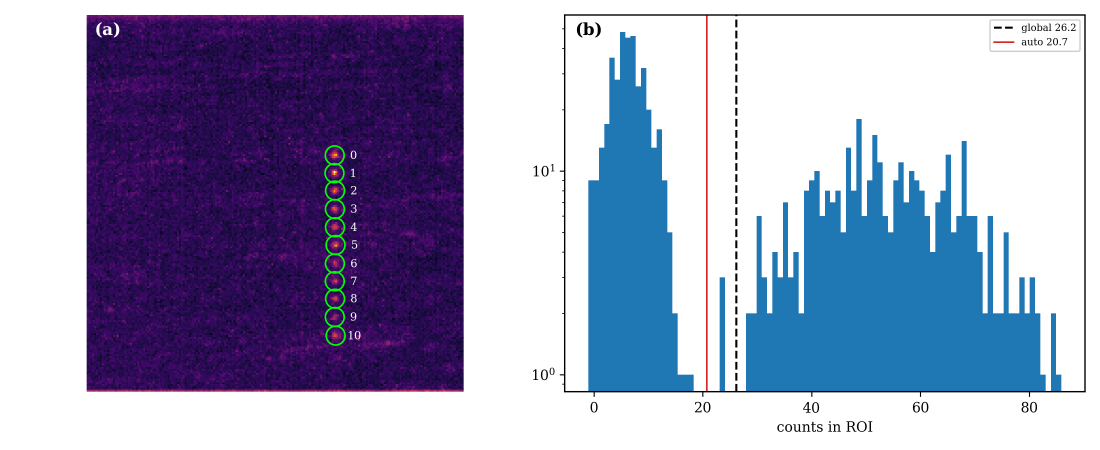
#> input picture scripts/Figures/Sorting/calibration/calibration_overview.png, 3300 x 1350 px (shown at 1/3 size)
$ python -i plot_8x8_array.py   (imports and definitions only)
#> lines starting #> are read from the running program, lines starting #| are printed output that depends on the picture
"""
8x8 tweezer array: average the loading frames of a run, localize the 64 sites and
show one random single shot -- once bare and once with the occupancy labelling
(filled / empty), in the plotting style of the AWGController illustrations.

Site spacing is 1.2 um, which sets the scale bar in the lower left corner.

@author: Bjarne Schümann
"""

from __future__ import annotations

import os
import sys

import matplotlib as mpl
import matplotlib.pyplot as plt
import numpy as np
from matplotlib.patches import Rectangle
from matplotlib.patheffects import withStroke
from scipy import ndimage

sys.path.insert(0, os.path.dirname(os.path.abspath(__file__)))

import CommonThings as C

mpl.rcParams["mathtext.fontset"] = "cm"
mpl.rcParams["font.family"] = "serif"
mpl.rcParams["axes.linewidth"] = 1.0

IMAGES_8X8 = C.DATA_DIR / "tweezerImages8x8"
RUN = "tweezerLoad8x8-2"
SPACING_UM = 4.6
BAR_UM = 5.0
GRID = 8
R_PIX = 3.5
CROP_MARGIN_PX = 9
BAR_PAD_PX = 14  # extra strip at the bottom that carries the scale bar

GREEN = "#2f9e58"
GRAY = "#9a9a9a"
TEXT = "#232323"

STROKE = [withStroke(linewidth=2.3, foreground="white")]
CALLOUT_BBOX = dict(boxstyle="round,pad=0.2", fc="white", ec="none", alpha=0.82)
MARKER_S = 150


def _cluster(v, w, n):
    """1D positions with weights -> the n strongest cluster centres (the grid lines)."""
    order = np.argsort(v)
    v, w = np.asarray(v, float)[order], np.asarray(w, float)[order]
    cuts = np.flatnonzero(np.diff(v) > 2.0) + 1
    groups = [(g, gw) for g, gw in zip(np.split(v, cuts), np.split(w, cuts))]
    groups = sorted(groups, key=lambda t: t[1].sum(), reverse=True)[:n]
    return np.sort([np.average(g, weights=gw) for g, gw in groups])


def locate_grid(mean_img, grid=GRID):
    """Mean loading image -> (grid**2, 2) site centres as (x, y), row-major."""
    sm = ndimage.gaussian_filter(mean_img, 1.0)
    peaks = (sm == ndimage.maximum_filter(sm, 5)) & (sm > np.percentile(sm, 97))
    peaks[:6] = peaks[-6:] = False
    peaks[:, :6] = peaks[:, -6:] = False
    ys, xs = np.nonzero(peaks)
    w = sm[ys, xs]
    xc, yc = _cluster(xs, w, grid), _cluster(ys, w, grid)

    locs = []
    for y in yc:
        for x in xc:
            r0, r1 = int(round(y)) - 4, int(round(y)) + 5
            c0, c1 = int(round(x)) - 4, int(round(x)) + 5
            box = sm[r0:r1, c0:c1] - sm[r0:r1, c0:c1].min()
            dy, dx = ndimage.center_of_mass(box)
            locs.append((c0 + dx, r0 + dy))
    return np.asarray(locs, float), float(np.median(np.diff(xc)))


# [164 lines left out: functions load_run, _crop, _scale_bar, plot_shot, save, main, not called in this run]


# [2 lines not run here, left out]

>>> import cv2
>>> picture = cv2.imread('../Figures/Sorting/calibration/calibration_overview.png', cv2.IMREAD_GRAYSCALE)
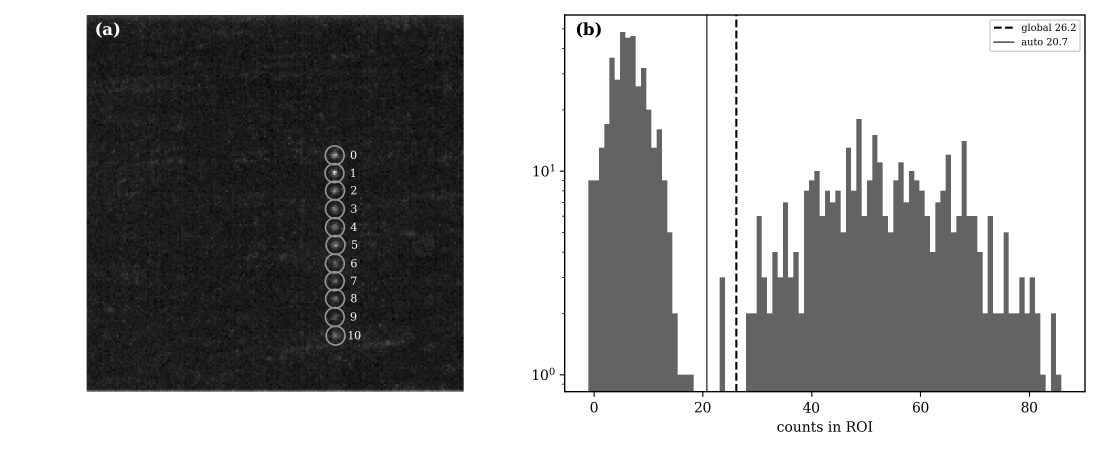
#> picture: shape (1350, 3300) (shown at 1/3 size); min 0, max 255, mean 165.2
>>> result = locate_grid(picture)
#> in locate_grid, `peaks = (sm == ndimage.maximum_filter(sm, 5)) & (sm > np.percentile(sm..`: peaks: shape (1350, 3300) bool; every value is 0
#> in locate_grid, `ys, xs = np.nonzero(peaks)`: ys = empty array
#> in _cluster, `groups = [(g, gw) for g, gw in zip(np.split(v, cuts), np.split(w, cuts..`: groups = [(empty array, empty array)]
#> (the run stopped early here; a loop or call above may not have finished)
